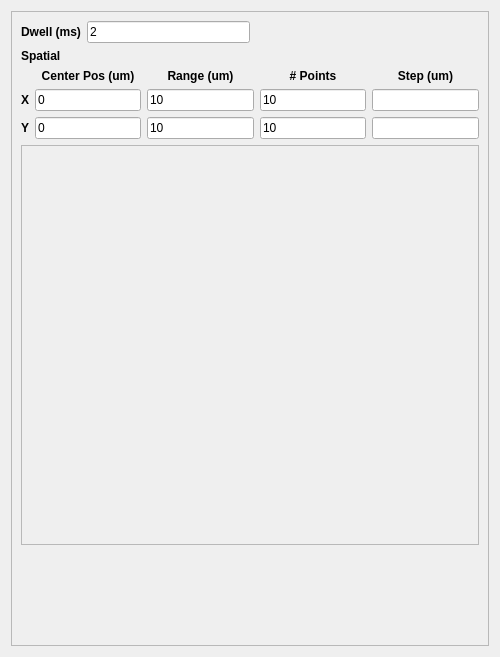
              <widget class="QWidget" name="page_3">
               <property name="geometry">
                <rect>
                 <x>0</x>
                 <y>0</y>
                 <width>500</width>
                 <height>657</height>
                </rect>
               </property>
               <attribute name="label">
                <string>OSA Scan</string>
               </attribute>
               <layout class="QVBoxLayout" name="verticalLayout_3">
                <item>
                 <widget class="QFrame" name="frame_3">
                  <property name="maximumSize">
                   <size>
                    <width>500</width>
                    <height>16777215</height>
                   </size>
                  </property>
                  <property name="frameShape">
                   <enum>QFrame::StyledPanel</enum>
                  </property>
                  <property name="frameShadow">
                   <enum>QFrame::Raised</enum>
                  </property>
                  <layout class="QVBoxLayout" name="verticalLayout_12">
                   <item>
                    <layout class="QHBoxLayout" name="horizontalLayout_17">
                     <item>
                      <layout class="QHBoxLayout" name="horizontalLayout_8">
                       <item>
                        <widget class="QLabel" name="label_15">
                         <property name="font">
                          <font>
                           <weight>75</weight>
                           <bold>true</bold>
                          </font>
                         </property>
                         <property name="text">
                          <string>Dwell (ms)</string>
                         </property>
                         <property name="alignment">
                          <set>Qt::AlignCenter</set>
                         </property>
                        </widget>
                       </item>
                       <item>
                        <widget class="QLineEdit" name="dwellFld_3">
                         <property name="text">
                          <string>2</string>
                         </property>
                        </widget>
                       </item>
                      </layout>
                     </item>
                     <item>
                      <spacer name="horizontalSpacer_9">
                       <property name="orientation">
                        <enum>Qt::Horizontal</enum>
                       </property>
                       <property name="sizeHint" stdset="0">
                        <size>
                         <width>40</width>
                         <height>20</height>
                        </size>
                       </property>
                      </spacer>
                     </item>
                     <item>
                      <layout class="QHBoxLayout" name="horizontalLayout_18"/>
                     </item>
                    </layout>
                   </item>
                   <item>
                    <widget class="QLabel" name="label_47">
                     <property name="font">
                      <font>
                       <weight>75</weight>
                       <bold>true</bold>
                      </font>
                     </property>
                     <property name="text">
                      <string>Spatial</string>
                     </property>
                    </widget>
                   </item>
                   <item>
                    <layout class="QGridLayout" name="gridLayout_3">
                     <item row="0" column="1">
                      <widget class="QLabel" name="label_16">
                       <property name="font">
                        <font>
                         <weight>75</weight>
                         <bold>true</bold>
                        </font>
                       </property>
                       <property name="text">
                        <string>Center Pos (um)</string>
                       </property>
                       <property name="alignment">
                        <set>Qt::AlignCenter</set>
                       </property>
                      </widget>
                     </item>
                     <item row="0" column="2">
                      <widget class="QLabel" name="label_17">
                       <property name="font">
                        <font>
                         <weight>75</weight>
                         <bold>true</bold>
                        </font>
                       </property>
                       <property name="text">
                        <string>Range (um)</string>
                       </property>
                       <property name="alignment">
                        <set>Qt::AlignCenter</set>
                       </property>
                      </widget>
                     </item>
                     <item row="0" column="3">
                      <widget class="QLabel" name="label_18">
                       <property name="font">
                        <font>
                         <weight>75</weight>
                         <bold>true</bold>
                        </font>
                       </property>
                       <property name="text">
                        <string># Points</string>
                       </property>
                       <property name="alignment">
                        <set>Qt::AlignCenter</set>
                       </property>
                      </widget>
                     </item>
                     <item row="0" column="4">
                      <widget class="QLabel" name="label_19">
                       <property name="font">
                        <font>
                         <weight>75</weight>
                         <bold>true</bold>
                        </font>
                       </property>
                       <property name="text">
                        <string>Step (um)</string>
                       </property>
                       <property name="alignment">
                        <set>Qt::AlignCenter</set>
                       </property>
                      </widget>
                     </item>
                     <item row="1" column="0">
                      <widget class="QLabel" name="label_20">
                       <property name="font">
                        <font>
                         <weight>75</weight>
                         <bold>true</bold>
                        </font>
                       </property>
                       <property name="text">
                        <string>X</string>
                       </property>
                      </widget>
                     </item>
                     <item row="1" column="1">
                      <widget class="QLineEdit" name="centerXFld_3">
                       <property name="text">
                        <string>0</string>
                       </property>
                      </widget>
                     </item>
                     <item row="1" column="3">
                      <widget class="QLineEdit" name="npointsXFld_3">
                       <property name="text">
                        <string>10</string>
                       </property>
                      </widget>
                     </item>
                     <item row="1" column="4">
                      <widget class="QLineEdit" name="stepXFld_3"/>
                     </item>
                     <item row="2" column="0">
                      <widget class="QLabel" name="label_21">
                       <property name="font">
                        <font>
                         <weight>75</weight>
                         <bold>true</bold>
                        </font>
                       </property>
                       <property name="text">
                        <string>Y</string>
                       </property>
                      </widget>
                     </item>
                     <item row="2" column="2">
                      <widget class="QLineEdit" name="rangeYFld_3">
                       <property name="text">
                        <string>10</string>
                       </property>
                      </widget>
                     </item>
                     <item row="2" column="3">
                      <widget class="QLineEdit" name="npointsYFld_3">
                       <property name="text">
                        <string>10</string>
                       </property>
                      </widget>
                     </item>
                     <item row="2" column="4">
                      <widget class="QLineEdit" name="stepYFld_3"/>
                     </item>
                     <item row="1" column="2">
                      <widget class="QLineEdit" name="rangeXFld_3">
                       <property name="text">
                        <string>10</string>
                       </property>
                      </widget>
                     </item>
                     <item row="2" column="1">
                      <widget class="QLineEdit" name="centerYFld_3">
                       <property name="text">
                        <string>0</string>
                       </property>
                      </widget>
                     </item>
                    </layout>
                   </item>
                   <item>
                    <widget class="QFrame" name="osaPlotFrame">
                     <property name="minimumSize">
                      <size>
                       <width>0</width>
                       <height>400</height>
                      </size>
                     </property>
                     <property name="frameShape">
                      <enum>QFrame::StyledPanel</enum>
                     </property>
                     <property name="frameShadow">
                      <enum>QFrame::Raised</enum>
                     </property>
                    </widget>
                   </item>
                   <item>
                    <spacer name="verticalSpacer_3">
                     <property name="orientation">
                      <enum>Qt::Vertical</enum>
                     </property>
                     <property name="sizeHint" stdset="0">
                      <size>
                       <width>20</width>
                       <height>40</height>
                      </size>
                     </property>
                    </spacer>
                   </item>
                  </layout>
                 </widget>
                </item>
               </layout>
              </widget>
